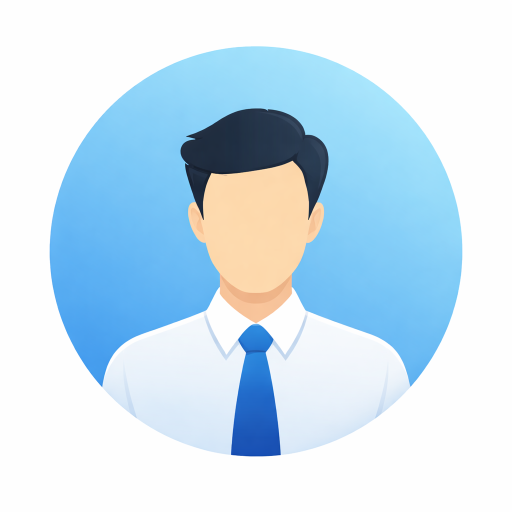
#> input picture profile.png, 1024 x 1024 px, given in place of the camera (shown at 1/2 size)
$ python dataset_capture.py profile.png
#> lines starting #> are read from the running program, lines starting #| are printed output that depends on the picture
import cv2
import os
import sys

def capture_images(name):

#> called with name = 'profile.png'
    path = f"images/student_photos/{name}"
    os.makedirs(path, exist_ok=True)

    face_cascade = cv2.CascadeClassifier("haarcascade_frontalface_default.xml")

    cap = cv2.VideoCapture(0)

    if not cap.isOpened():
        print("❌ Camera not opening")
        return

    count = 0
    print("📸 Camera Started...")

    while True:
        ret, frame = cap.read()
#> frame is the input picture: shape (1024, 1024, 3); mean B, G, R 240.2, 225.8, 203.3
        if not ret:
            break

        gray = cv2.cvtColor(frame, cv2.COLOR_BGR2GRAY)
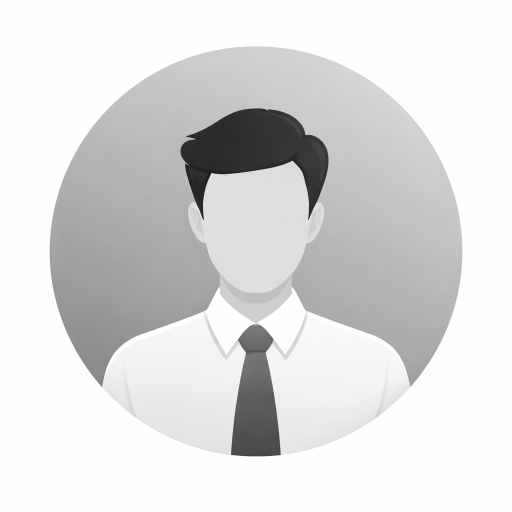
#> gray: shape (1024, 1024) (shown at 1/2 size); min 15, max 255, mean 220.7
        faces = face_cascade.detectMultiScale(gray, 1.3, 5)
#> faces = ()

        for (x, y, w, h) in faces:
            face = frame[y:y+h, x:x+w]
            face = cv2.resize(face, (224, 224))

            count += 1
            cv2.imwrite(f"{path}/{count}.jpg", face)

            cv2.rectangle(frame, (x, y), (x+w, y+h), (0,255,0), 2)
            cv2.putText(frame, f"Captured: {count}/30", (10,30),
                        cv2.FONT_HERSHEY_SIMPLEX, 1, (0,0,255), 2)
#> this loop made 0 passes
#> after the loop, count = 0

        cv2.imshow("Capturing Dataset", frame)

        if cv2.waitKey(1) & 0xFF == ord('q') or count >= 30:
#> (key q is pressed here)
            break

    cap.release()
    cv2.destroyAllWindows()
    print("✅ Capture Completed")


# 🔥 DIRECT RUN
if __name__ == "__main__":
    if len(sys.argv) > 1:
        name = sys.argv[1]
        capture_images(name)
    else:
        print("Usage: python dataset_capture.py <name>")
